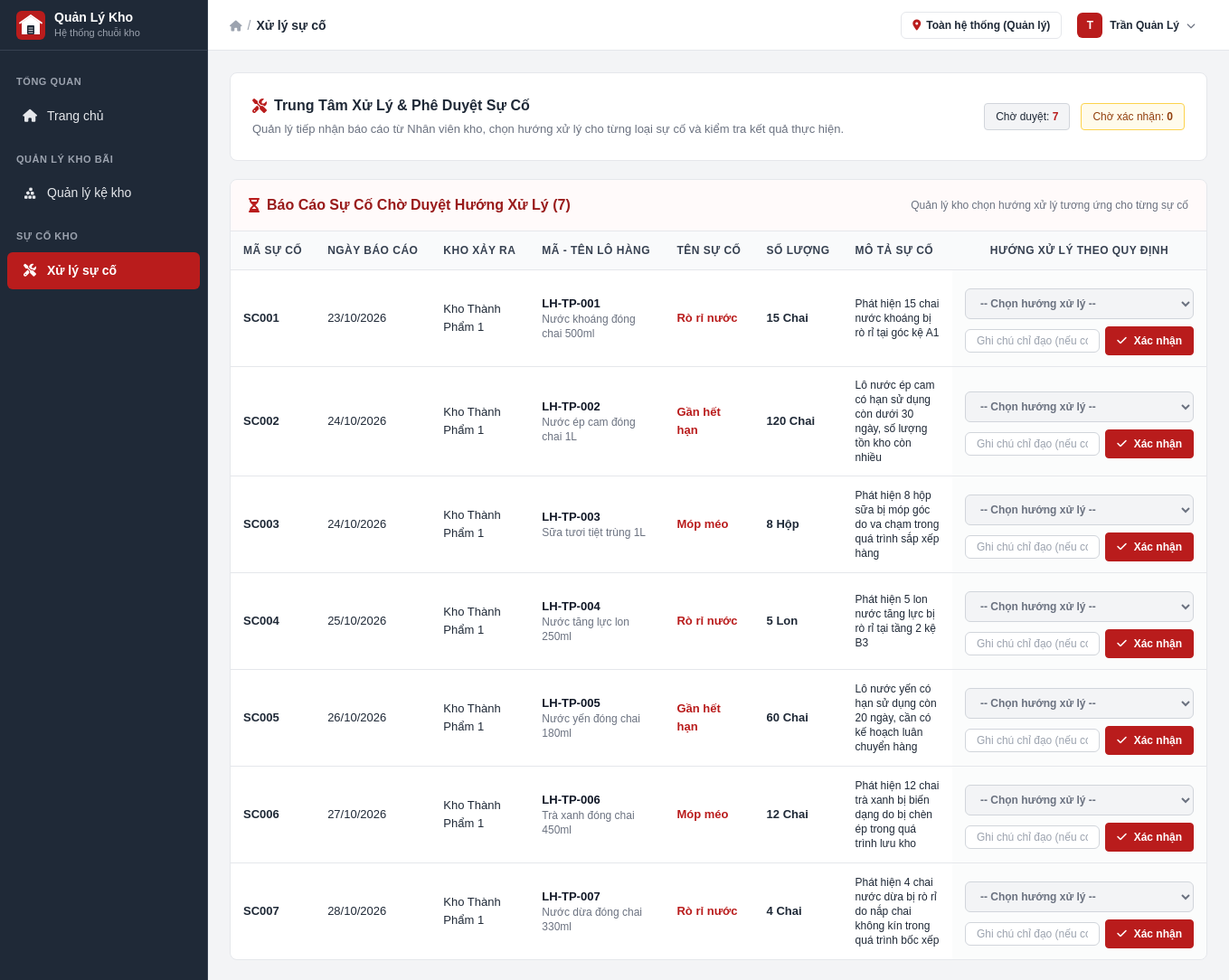
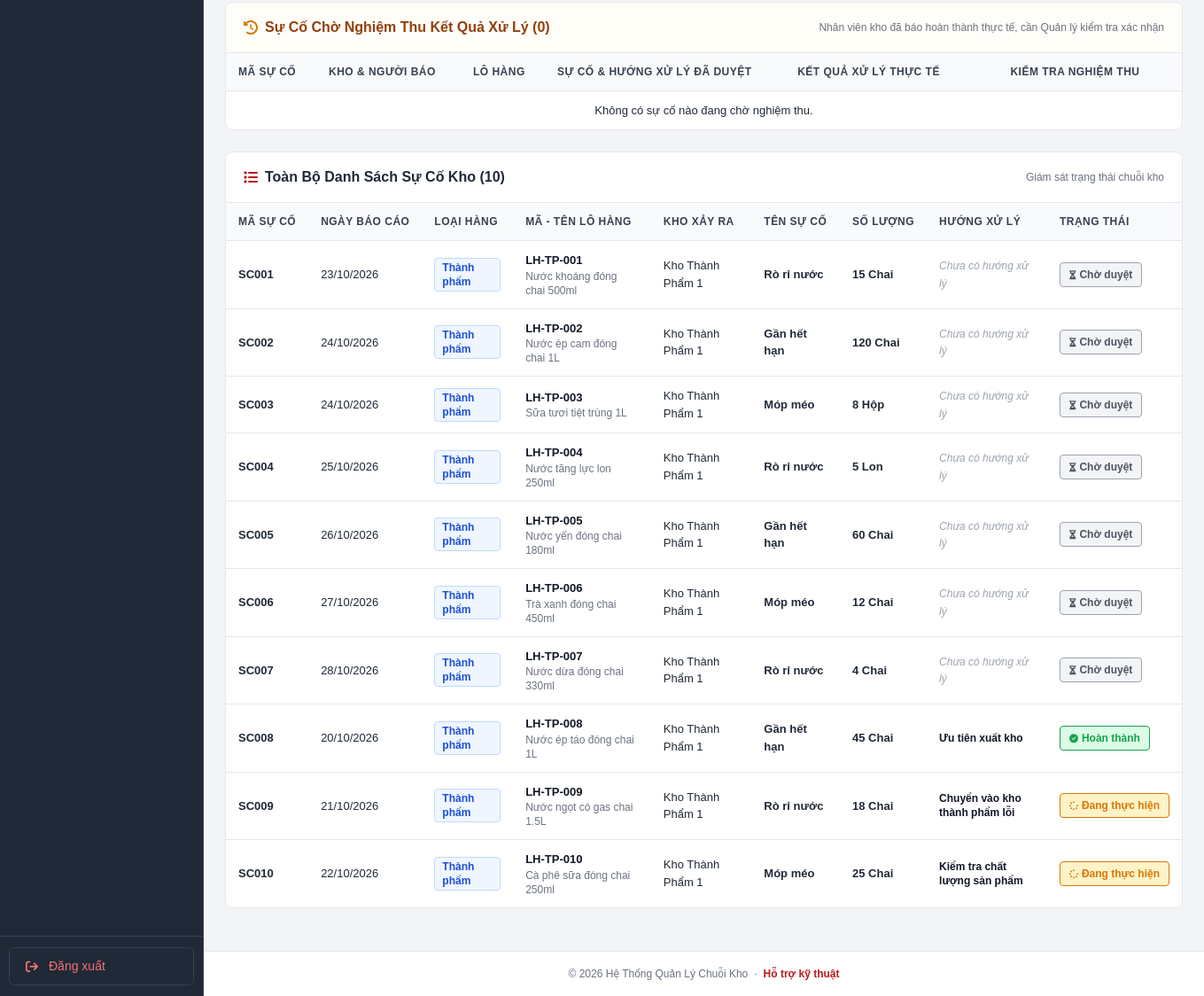
Page /pages/incidents/handle.php (signed in) on the committed database (2 pictures, top to bottom).
### tables this page shows
CREATE TABLE incidents (
    id VARCHAR(30) PRIMARY KEY,
    report_date DATE NOT NULL,
    product_type VARCHAR(50) NOT NULL DEFAULT 'Thành phẩm',
    batch_code VARCHAR(50) NOT NULL,
    batch_name VARCHAR(150) NOT NULL,
    unit VARCHAR(50) NOT NULL,
    warehouse_id VARCHAR(20) NOT NULL,
    incident_name VARCHAR(100) NOT NULL,
    affected_quantity INT NOT NULL,
    description TEXT,
    solution VARCHAR(255) DEFAULT NULL,
    status ENUM('Chờ duyệt', 'Đang thực hiện', 'Chờ xác nhận', 'Hoàn thành') NOT NULL DEFAULT 'Chờ duyệt',
    reported_by VARCHAR(20) NOT NULL,
    resolved_by VARCHAR(20) NULL,
    solution_note TEXT NULL,
    completion_note TEXT NULL,
    rejection_note TEXT NULL,
    created_at TIMESTAMP DEFAULT CURRENT_TIMESTAMP,
    updated_at TIMESTAMP DEFAULT CURRENT_TIMESTAMP ON UPDATE CURRENT_TIMESTAMP,
    CONSTRAINT chk_affected_quantity CHECK (affected_quantity > 0),
    FOREIGN KEY (warehouse_id) REFERENCES warehouses(id),
    FOREIGN KEY (reported_by) REFERENCES users(id),
    FOREIGN KEY (resolved_by) REFERENCES users(id),
    INDEX idx_incidents_status (status),
    INDEX idx_incidents_wh_date (warehouse_id, report_date)
);

CREATE TABLE warehouses (
    id VARCHAR(20) PRIMARY KEY,
    name VARCHAR(100) NOT NULL,
    type ENUM('thanh_pham', 'nguyen_lieu', 'loi') NOT NULL,
    address VARCHAR(200) DEFAULT NULL,
    created_at TIMESTAMP DEFAULT CURRENT_TIMESTAMP
);

### pages/incidents/handle.php (the view, shortened to what this page needs)
<?php
require_once __DIR__ . '/../../includes/auth.php';
$user = getCurrentUser();
$initials = mb_strtoupper(mb_substr($user['name'], 0, 1));
$db = getDB();
try {
    $stmtWaiting = $db->query("
        SELECT i.*, w.name AS warehouse_name, u.full_name AS reporter_name
        FROM incidents i
        LEFT JOIN warehouses w ON i.warehouse_id = w.id
        LEFT JOIN users u ON i.reported_by = u.id
        WHERE i.status = 'Chờ duyệt'
        ORDER BY i.created_at ASC
    ");
    $waitingIncidents = $stmtWaiting->fetchAll();
    $stmtConfirm = $db->query("
        SELECT i.*, w.name AS warehouse_name, u.full_name AS reporter_name
        FROM incidents i
        LEFT JOIN warehouses w ON i.warehouse_id = w.id
        LEFT JOIN users u ON i.reported_by = u.id
        WHERE i.status = 'Chờ xác nhận'
        ORDER BY i.updated_at ASC
    ");
    $confirmIncidents = $stmtConfirm->fetchAll();
    $stmtAll = $db->query("
        SELECT i.*, w.name AS warehouse_name, u.full_name AS reporter_name
        FROM incidents i
        LEFT JOIN warehouses w ON i.warehouse_id = w.id
        LEFT JOIN users u ON i.reported_by = u.id
        ORDER BY i.created_at DESC
    ");
    $allIncidents = $stmtAll->fetchAll();
} catch (Exception $e) {
    $waitingIncidents = [];
    $confirmIncidents = [];
    $allIncidents = [];
}
?>
<!DOCTYPE html>
<html lang="vi">
<head>
  <script src="https://cdn.tailwindcss.com"></script>
  <link rel="stylesheet" href="https://cdnjs.cloudflare.com/ajax/libs/font-awesome/6.5.0/css/all.min.css">
  <link rel="stylesheet" href="/warehouse/assets/css/dashboard.css">
</head>
<body>
<aside id="sidebar">
  <div class="sidebar-brand">
    <img src="/warehouse/assets/images/logo-icon.svg" alt="Logo" class="w-8 h-8 flex-shrink-0" />
    <div class="min-w-0">
      <div class="sidebar-title">Quản Lý Kho</div>
      <div class="sidebar-subtitle">Hệ thống chuỗi kho</div>
    </div>
  </div>
  <nav class="sidebar-nav">
    <div class="nav-section">Tổng quan</div>
    <a href="/warehouse/pages/dashboard.php" class="nav-item">
      <i class="fa-solid fa-house"></i>
      <span>Trang chủ</span>
    </a>
    <div class="nav-section">Quản lý kho bãi</div>
    <a href="/warehouse/pages/shelves/index.php" class="nav-item">
      <i class="fa-solid fa-cubes-stacked"></i>
      <span>Quản lý kệ kho</span>
    </a>
    <div class="nav-section">Sự cố kho</div>
    <a href="/warehouse/pages/incidents/handle.php" class="nav-item active">
      <i class="fa-solid fa-screwdriver-wrench"></i>
      <span>Xử lý sự cố</span>
    </a>
  </nav>
  <div class="sidebar-footer">
    <a href="/warehouse/auth/logout.php" class="nav-item sidebar-logout-btn">
      <i class="fa-solid fa-arrow-right-from-bracket"></i>
      <span>Đăng xuất</span>
    </a>
  </div>
</aside>
<div id="main-wrap">
  <header id="topbar">
    <div class="flex items-center gap-1.5 text-sm flex-1 min-w-0">
      <a href="/warehouse/pages/dashboard.php" class="text-gray-400 hover:text-red-700">
        <i class="fa-solid fa-house text-xs"></i>
      </a>
      <span class="text-gray-400">/</span>
      <span class="breadcrumb-label">Xử lý sự cố</span>
    </div>
    <div class="flex items-center gap-3">
      <div class="hidden sm:flex badge-branch">
        <i class="fa-solid fa-location-dot text-xs" style="color: #B91C1C;"></i>
        <span>Toàn hệ thống (Quản lý)</span>
      </div>
      <div class="relative" id="userDropWrap">
        <button id="userDropBtn" onclick="toggleDrop()" class="flex items-center gap-2 pl-1 pr-3 py-1 rounded border border-transparent hover:border-gray-300">
          <div class="kv-avatar w-7 h-7 text-xs flex-shrink-0"><?= $initials ?></div>
          <div class="hidden sm:block text-left leading-tight">
            <p class="text-xs font-bold text-gray-800 whitespace-nowrap"><?= htmlspecialchars($user['name']) ?></p>
          </div>
          <i class="fa-solid fa-chevron-down text-gray-500 hidden sm:block text-[10px]"></i>
        </button>
      </div>
    </div>
  </header>
  <main class="dashboard-main dashboard-main-wide">
    <section class="action-box">
      <div>
        <h3 class="action-title">
          <i class="fa-solid fa-screwdriver-wrench" style="color: #B91C1C;"></i>
          Trung Tâm Xử Lý & Phê Duyệt Sự Cố
        </h3>
        <p class="action-desc">
          Quản lý tiếp nhận báo cáo từ Nhân viên kho, chọn hướng xử lý cho từng loại sự cố và kiểm tra kết quả thực hiện.
        </p>
      </div>
      <div class="flex items-center gap-3">
        <div class="px-3 py-1.5 bg-gray-100 rounded border border-gray-300 text-xs">
          Chờ duyệt: <strong class="text-red-700"><?= count($waitingIncidents) ?></strong>
        </div>
        <div class="px-3 py-1.5 bg-amber-50 rounded border border-amber-300 text-xs text-amber-800">
          Chờ xác nhận: <strong><?= count($confirmIncidents) ?></strong>
        </div>
      </div>
    </section>
    <section class="table-card mb-6">
      <div class="table-card-header bg-red-50/40">
        <div class="table-card-title text-red-800">
          <i class="fa-solid fa-hourglass-half" style="color: #B91C1C;"></i>
          Báo Cáo Sự Cố Chờ Duyệt Hướng Xử Lý (<?= count($waitingIncidents) ?>)
        </div>
        <span class="text-xs text-gray-500">Quản lý kho chọn hướng xử lý tương ứng cho từng sự cố</span>
      </div>
      <div class="overflow-x-auto">
        <table class="custom-table">
          <thead>
            <tr>
              <th>Mã sự cố</th>
              <th>Ngày báo cáo</th>
              <th>Kho xảy ra</th>
              <th>Mã - Tên lô hàng</th>
              <th>Tên sự cố</th>
              <th>Số lượng</th>
              <th>Mô tả sự cố</th>
              <th class="text-center" style="min-width: 280px;">Hướng xử lý theo quy định</th>
            </tr>
          </thead>
          <tbody>
            <?php if (empty($waitingIncidents)): ?>
              <tr>
                <td colspan="8" class="text-center py-6 text-gray-500">
                  <i class="fa-solid fa-circle-check text-green-600 mr-1"></i>
                  Hiện không có sự cố nào đang chờ duyệt hướng xử lý.
                </td>
              </tr>
            <?php else: ?>
              <?php foreach ($waitingIncidents as $inc):
              ?>
                <tr>
                  <td class="font-bold text-gray-900"><?= htmlspecialchars($inc['id']) ?></td>
                  <td class="text-gray-700 whitespace-nowrap">
                    <?= date('d/m/Y', strtotime($inc['report_date'])) ?>
                  </td>
                  <td class="font-medium text-gray-800"><?= htmlspecialchars($inc['warehouse_name']) ?></td>
                  <td>
                    <div class="font-bold text-gray-900"><?= htmlspecialchars($inc['batch_code']) ?></div>
                    <div class="text-xs text-gray-500"><?= htmlspecialchars($inc['batch_name']) ?></div>
                  </td>
                  <td>
                    <span class="font-bold text-red-700"><?= htmlspecialchars($inc['incident_name']) ?></span>
                  </td>
                  <td class="font-bold whitespace-nowrap">
                    <?= number_format($inc['affected_quantity']) ?> <?= htmlspecialchars($inc['unit']) ?>
                  </td>
                  <td class="text-xs text-gray-600 max-w-xs">
                    <?= htmlspecialchars($inc['description']) ?>
                  </td>
                  <td class="text-center bg-gray-50/60 p-2">
                    <form method="POST" action="/warehouse/pages/incidents/handle.php" class="space-y-2 text-left">
                      <div>
                        <select name="solution" class="form-control text-xs font-bold" required>
                          <option value="">-- Chọn hướng xử lý --</option>
                        </select>
                      </div>
                      <div class="flex items-center gap-1.5">
                        <input type="text" name="solution_note" class="form-control text-xs py-1" placeholder="Ghi chú chỉ đạo (nếu có)">
                        <button type="submit" class="btn-primary btn-sm whitespace-nowrap" title="Xác nhận hướng xử lý và chuyển trạng thái Đang thực hiện">
                          <i class="fa-solid fa-check text-xs"></i>
                          Xác nhận
                        </button>
                      </div>
                    </form>
                  </td>
                </tr>
              <?php endforeach; ?>
            <?php endif; ?>
          </tbody>
        </table>
      </div>
    </section>
    <section class="table-card mb-6">
      <div class="table-card-header bg-amber-50/40">
        <div class="table-card-title text-amber-800">
          <i class="fa-solid fa-clock-rotate-left" style="color: #D97706;"></i>
          Sự Cố Chờ Nghiệm Thu Kết Quả Xử Lý (<?= count($confirmIncidents) ?>)
        </div>
        <span class="text-xs text-gray-500">Nhân viên kho đã báo hoàn thành thực tế, cần Quản lý kiểm tra xác nhận</span>
      </div>
      <div class="overflow-x-auto">
        <table class="custom-table">
          <thead>
            <tr>
              <th>Mã sự cố</th>
              <th>Kho & Người báo</th>
              <th>Lô hàng</th>
              <th>Sự cố & Hướng xử lý đã duyệt</th>
              <th>Kết quả xử lý thực tế</th>
              <th class="text-center" style="min-width: 220px;">Kiểm tra nghiệm thu</th>
            </tr>
          </thead>
          <tbody>
            <?php if (empty($confirmIncidents)): ?>
              <tr>
                <td colspan="6" class="text-center py-6 text-gray-500">
                  Không có sự cố nào đang chờ nghiệm thu.
                </td>
              </tr>
            <?php endif; ?>
          </tbody>
        </table>
      </div>
    </section>
    <section class="table-card">
      <div class="table-card-header">
        <div class="table-card-title">
          <i class="fa-solid fa-list" style="color: #B91C1C;"></i>
          Toàn Bộ Danh Sách Sự Cố Kho (<?= count($allIncidents) ?>)
        </div>
        <div class="text-xs text-gray-500">Giám sát trạng thái chuỗi kho</div>
      </div>
      <div class="overflow-x-auto">
        <table class="custom-table">
          <thead>
            <tr>
              <th>Mã sự cố</th>
              <th>Ngày báo cáo</th>
              <th>Loại hàng</th>
              <th>Mã - Tên lô hàng</th>
              <th>Kho xảy ra</th>
              <th>Tên sự cố</th>
              <th>Số lượng</th>
              <th>Hướng xử lý</th>
              <th>Trạng thái</th>
            </tr>
          </thead>
          <tbody>
            <?php if (empty($allIncidents)): ?>
              <tr>
                <td colspan="9" class="text-center py-6 text-gray-500">Chưa có sự cố nào.</td>
              </tr>
            <?php else: ?>
              <?php foreach ($allIncidents as $inc): ?>
                <tr>
                  <td class="font-bold text-gray-900"><?= htmlspecialchars($inc['id']) ?></td>
                  <td class="text-gray-700 whitespace-nowrap"><?= date('d/m/Y', strtotime($inc['report_date'])) ?></td>
                  <td>
                    <span class="inline-block px-2 py-0.5 rounded text-xs font-bold <?= $inc['product_type'] === 'Thành phẩm' ? 'bg-blue-50 text-blue-700 border border-blue-200' : 'bg-orange-50 text-orange-700 border border-orange-200' ?>">
                      <?= htmlspecialchars($inc['product_type']) ?>
                    </span>
                  </td>
                  <td>
                    <div class="font-bold text-gray-900"><?= htmlspecialchars($inc['batch_code']) ?></div>
                    <div class="text-xs text-gray-500"><?= htmlspecialchars($inc['batch_name']) ?></div>
                  </td>
                  <td class="font-medium text-gray-800"><?= htmlspecialchars($inc['warehouse_name']) ?></td>
                  <td><span class="font-bold text-gray-800"><?= htmlspecialchars($inc['incident_name']) ?></span></td>
                  <td class="font-bold text-red-700 whitespace-nowrap"><?= number_format($inc['affected_quantity']) ?> <?= htmlspecialchars($inc['unit']) ?></td>
                  <td>
                    <?php if (!empty($inc['solution'])): ?>
                      <div class="font-bold text-gray-900 text-xs"><?= htmlspecialchars($inc['solution']) ?></div>
                    <?php else: ?>
                      <span class="text-gray-400 italic text-xs">Chưa có hướng xử lý</span>
                    <?php endif; ?>
                  </td>
                  <td><?= renderStatusBadge($inc['status']) ?></td>
                </tr>
              <?php endforeach; ?>
            <?php endif; ?>
          </tbody>
        </table>
      </div>
    </section>
  </main>
  <footer class="dashboard-footer">
    © 2026 Hệ Thống Quản Lý Chuỗi Kho &nbsp;·&nbsp;
    <a href="#">Hỗ trợ kỹ thuật</a>
  </footer>
</div>
</body>
</html>

### includes/auth.php (shortened to what this page needs)
<?php
function isLoggedIn() {
    return isset($_SESSION['user_id']);
}
function getCurrentUser() {
    return [
        'id'             => $_SESSION['user_id']          ?? null,
        'name'           => $_SESSION['user_name']        ?? '',
        'username'       => $_SESSION['username']         ?? '',
        'role'           => $_SESSION['user_role']        ?? '',
        'warehouse_id'   => $_SESSION['warehouse_id']     ?? null,
        'warehouse_name' => $_SESSION['warehouse_name']   ?? 'Toàn hệ thống',
    ];
}
function renderStatusBadge($status) {
    switch ($status) {
        case 'Hoàn thành':
            return '<span class="status-badge status-completed"><i class="fa-solid fa-circle-check text-[10px] mr-1"></i>Hoàn thành</span>';
        case 'Đang thực hiện':
            return '<span class="status-badge status-processing"><i class="fa-solid fa-spinner fa-spin text-[10px] mr-1"></i>Đang thực hiện</span>';
        case 'Chờ duyệt':
        default:
            return '<span class="status-badge status-waiting"><i class="fa-solid fa-hourglass-half text-[10px] mr-1"></i>Chờ duyệt</span>';
    }
}

### rows in the picture
incidents: id "SC001", report_date "23/10/2026", warehouse.name "Kho Thành Phẩm 1", batch_code "LH-TP-001", batch_name "Nước khoáng đóng chai 500ml", incident_name "Rò rỉ nước", affected_quantity "15", unit "Chai", description "Phát hiện 15 chai nước khoáng bị rò rỉ tại góc kệ A1", product_type "Thành phẩm", shows "Chưa có hướng xử lý", status "Chờ duyệt" (drawn)
incidents: id "SC002", report_date "24/10/2026", warehouse.name "Kho Thành Phẩm 1", batch_code "LH-TP-002", batch_name "Nước ép cam đóng chai 1L", incident_name "Gần hết hạn", affected_quantity "120", unit "Chai", description "Lô nước ép cam có hạn sử dụng còn dưới 30 ngày, số lượng tồn kho còn nhiều", product_type "Thành phẩm", shows "Chưa có hướng xử lý", status "Chờ duyệt" (drawn)
incidents: id "SC003", report_date "24/10/2026", warehouse.name "Kho Thành Phẩm 1", batch_code "LH-TP-003", batch_name "Sữa tươi tiệt trùng 1L", incident_name "Móp méo", affected_quantity "8", unit "Hộp", description "Phát hiện 8 hộp sữa bị móp góc do va chạm trong quá trình sắp xếp hàng", product_type "Thành phẩm", shows "Chưa có hướng xử lý", status "Chờ duyệt" (drawn)
incidents: id "SC004", report_date "25/10/2026", warehouse.name "Kho Thành Phẩm 1", batch_code "LH-TP-004", batch_name "Nước tăng lực lon 250ml", incident_name "Rò rỉ nước", affected_quantity "5", unit "Lon", description "Phát hiện 5 lon nước tăng lực bị rò rỉ tại tầng 2 kệ B3", product_type "Thành phẩm", shows "Chưa có hướng xử lý", status "Chờ duyệt" (drawn)
incidents: id "SC005", report_date "26/10/2026", warehouse.name "Kho Thành Phẩm 1", batch_code "LH-TP-005", batch_name "Nước yến đóng chai 180ml", incident_name "Gần hết hạn", affected_quantity "60", unit "Chai", description "Lô nước yến có hạn sử dụng còn 20 ngày, cần có kế hoạch luân chuyển hàng", product_type "Thành phẩm", shows "Chưa có hướng xử lý", status "Chờ duyệt" (drawn)
incidents: id "SC006", report_date "27/10/2026", warehouse.name "Kho Thành Phẩm 1", batch_code "LH-TP-006", batch_name "Trà xanh đóng chai 450ml", incident_name "Móp méo", affected_quantity "12", unit "Chai", description "Phát hiện 12 chai trà xanh bị biến dạng do bị chèn ép trong quá trình lưu kho", product_type "Thành phẩm", shows "Chưa có hướng xử lý", status "Chờ duyệt" (drawn)
incidents: id "SC007", report_date "28/10/2026", warehouse.name "Kho Thành Phẩm 1", batch_code "LH-TP-007", batch_name "Nước dừa đóng chai 330ml", incident_name "Rò rỉ nước", affected_quantity "4", unit "Chai", description "Phát hiện 4 chai nước dừa bị rò rỉ do nắp chai không kín trong quá trình bốc xếp", product_type "Thành phẩm", shows "Chưa có hướng xử lý", status "Chờ duyệt" (drawn)
incidents: id "SC008", report_date "20/10/2026", product_type "Thành phẩm", batch_code "LH-TP-008", batch_name "Nước ép táo đóng chai 1L", warehouse.name "Kho Thành Phẩm 1", incident_name "Gần hết hạn", affected_quantity "45", unit "Chai", solution "Ưu tiên xuất kho", status "Hoàn thành" (drawn)
incidents: id "SC009", report_date "21/10/2026", product_type "Thành phẩm", batch_code "LH-TP-009", batch_name "Nước ngọt có gas chai 1.5L", warehouse.name "Kho Thành Phẩm 1", incident_name "Rò rỉ nước", affected_quantity "18", unit "Chai", solution "Chuyển vào kho thành phẩm lỗi", status "Đang thực hiện" (drawn)
incidents: id "SC010", report_date "22/10/2026", product_type "Thành phẩm", batch_code "LH-TP-010", batch_name "Cà phê sữa đóng chai 250ml", warehouse.name "Kho Thành Phẩm 1", incident_name "Móp méo", affected_quantity "25", unit "Chai", solution "Kiểm tra chất lượng sản phẩm", status "Đang thực hiện" (drawn)

### other values in the picture
$initials "T"
$user['name'] "Trần Quản Lý"
count($waitingIncidents) "7"
count($confirmIncidents) "0"
count($allIncidents) "10"
